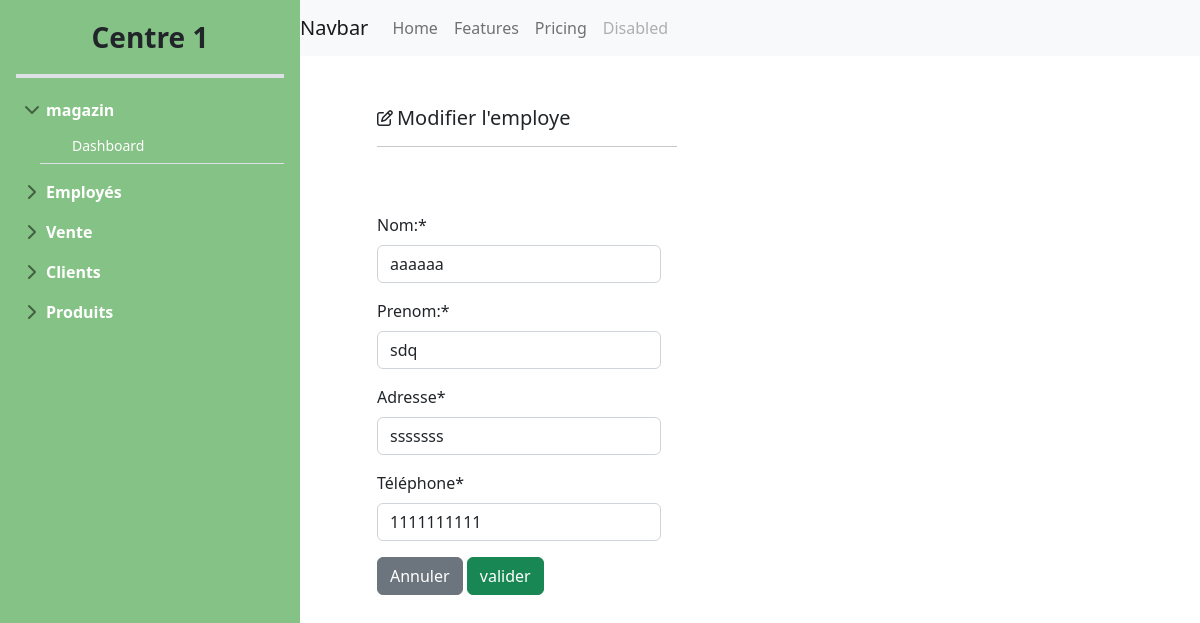
/employeEdit/2/1/, run on the app's committed database.
### center/models.py (models this page shows)
class Employe(models.Model):
    code_e = models.AutoField(primary_key=True)
    nom_e = models.CharField(max_length=50)
    prenom_e = models.CharField(max_length=50)
    adresse_e = models.CharField(max_length=100)
    telephone_e = models.CharField(max_length=50)
    salaire_jour = models.FloatField(max_length=50,null=True, blank=True)
    centre = models.ForeignKey(Centre,on_delete=models.CASCADE)

### center/views.py (the view)
# urls.py: path('employeEdit/<int:pk>/<int:centre>/',views.modifier_employe,name='employeEdit'),
def modifier_employe(request,pk,centre):
    employe=Employe.objects.get(code_e=pk , centre=centre)
    if request.method=='POST':
        form=EmployeForm(request.POST,instance=employe)
        if form.is_valid():
            target_url = f'/employeList/{centre}/'
            return redirect(target_url)
    else:
        form=EmployeForm(instance=employe)
        return render(request,'center/employes/employeEdit.html',{"form":form ,"centre":centre })

### center/forms.py
class EmployeForm(forms.ModelForm):
    class Meta:
        model=Employe
        fields=['nom_e','prenom_e','adresse_e','telephone_e',]
        labels = {
            'nom_e' : 'Nom:',
            'prenom_e':'Prenom:',
            'adresse_e':'Adresse',
            'telephone_e':'Téléphone',
        }

### templates/center/employes/employeEdit.html (shortened to what this page needs)
{%extends 'center/dashboard/dashboardCenter.html' %}
{%load crispy_forms_tags%}
{%block content%}
<div class="row ">
    <div class="col-md-1"></div>
    <div class="col-md-11">
        <div>
            <div class="d-flex align-items-center" style="padding-top: 50px;">
                <i class="fa-regular fa-pen-to-square me-1"></i>
                <h5 class="mb-0">Modifier l'employe</h5>
            </div>
            <hr>
        </div>
    </div>
</div>
<div class="row" style="padding-top: 20px;">
</div>
<div class="row" style="padding-top: 30px;">
    <div class="col-md-1"></div>
    <div class="col-md-4">
        <form method="POST">
            {{form|crispy}}
            <a class="btn btn-secondary " href="{%url 'employeList' centre %}">
                Annuler </a></td>
            <input class="btn btn-success btn-block" type="submit" value="valider">
        </form>
    </div>
    <div class="col-md-7"></div>
    {%endblock%}

### static/custom.css (style rules this page uses)
body { min-height: 100vh; min-height: -webkit-fill-available; overflow-x: hidden; margin: 0; padding: 0; }
html { height: -webkit-fill-available; }
hr { width: 300px; }

### templates/center/dashboard/dashboardCenter.html (style rules this page uses)
body { min-height: 100vh; min-height: -webkit-fill-available; }
html { height: -webkit-fill-available; }
hr { width: 300px; }

### data on the page
Employe: nom_e "aaaaaa", prenom_e "sdq", adresse_e "sssssss", telephone_e "1111111111"

### other printed values
{{ centre }} "1"
